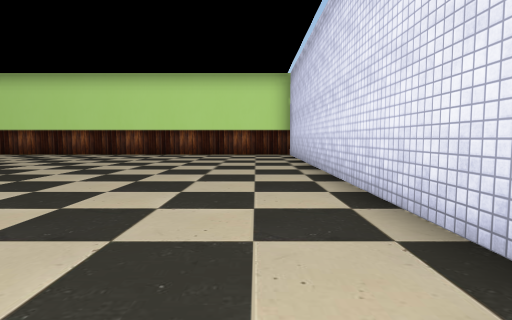
view 1 (above)

24 first-person views from a walk through a Unity game level. The camera is 1.2 m above the floor, tilts 4° down and sees 80° across. The floor is counted in squares, 2 m on a side. Each view is taken from the middle of a square. On the plan, view 1 faces up. The plan holds only what a view shows up to about 9 squares ahead; the rest is blank. The place goes on beyond the plan. The player character is not drawn. Some surface patterns are stand-ins.

view 2
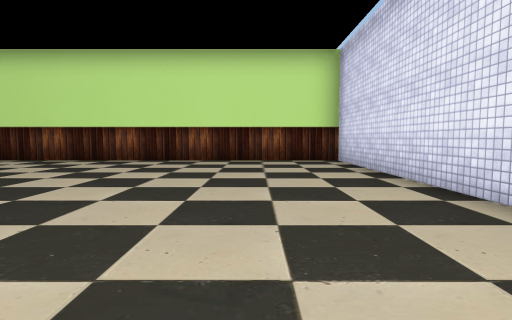

view 3
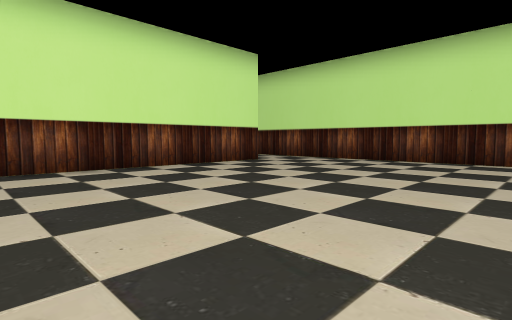

view 4
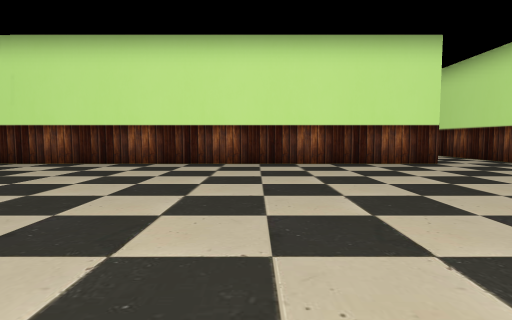

view 5
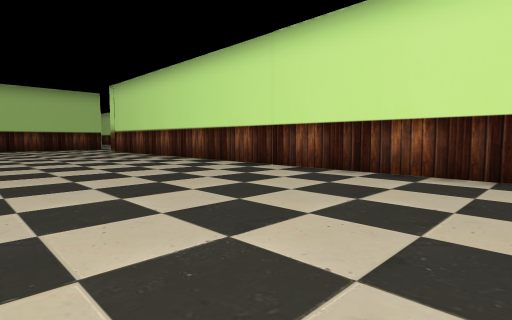

view 6
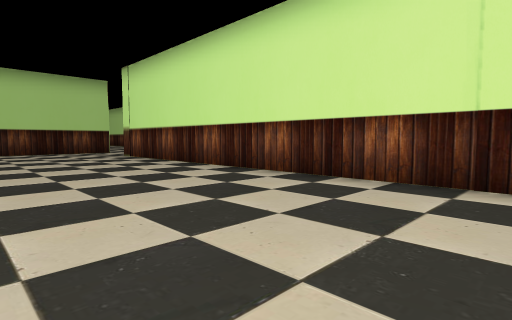

view 7
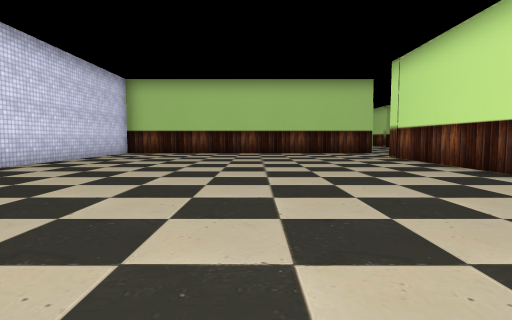

view 8
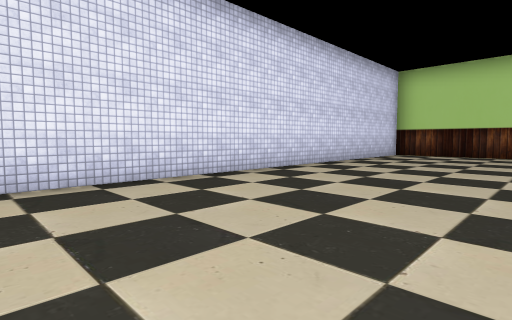

view 9
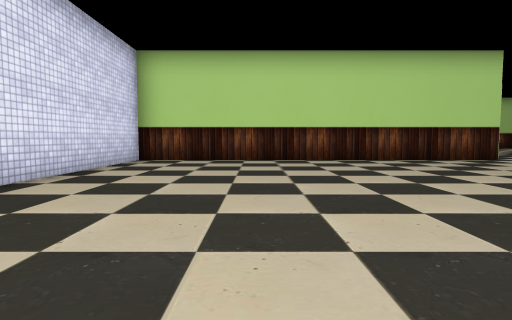

view 10
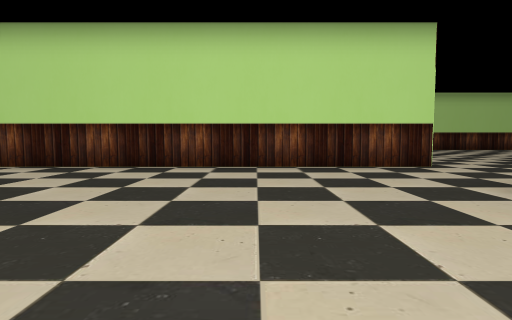

view 11
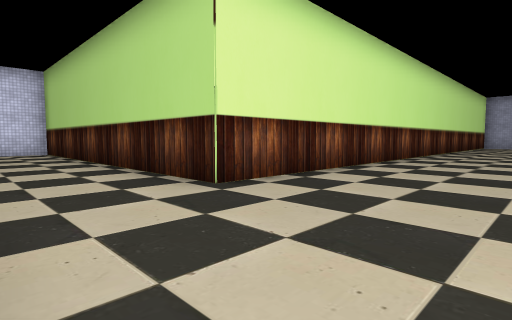

view 12
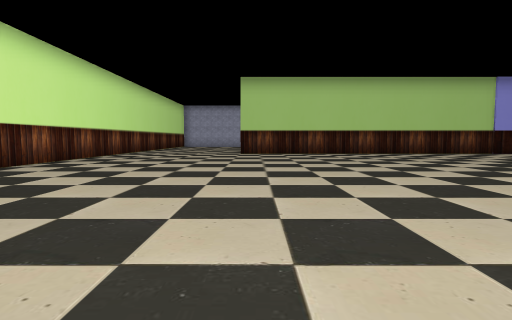

view 13
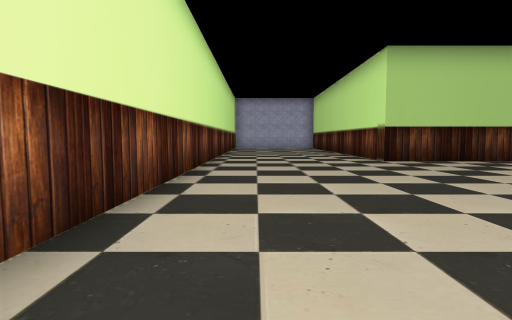

view 14
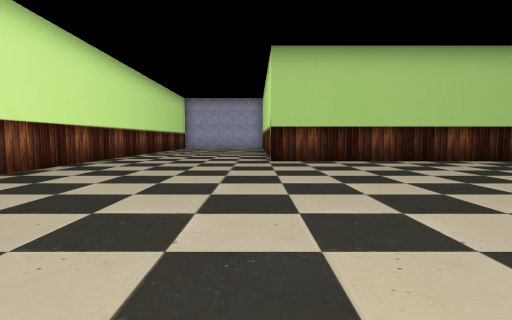

view 15
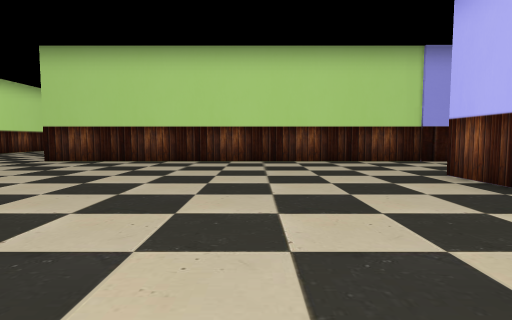

view 16
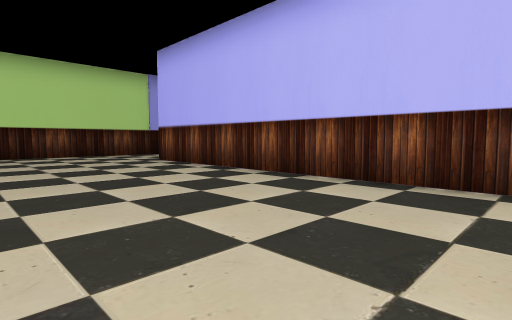

view 17
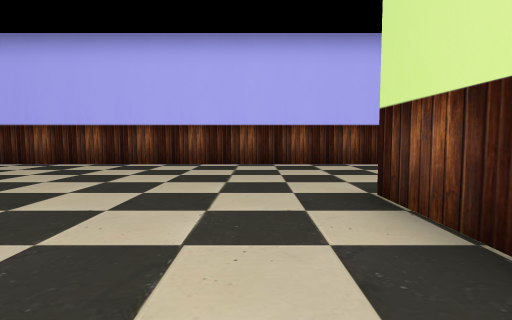

view 18
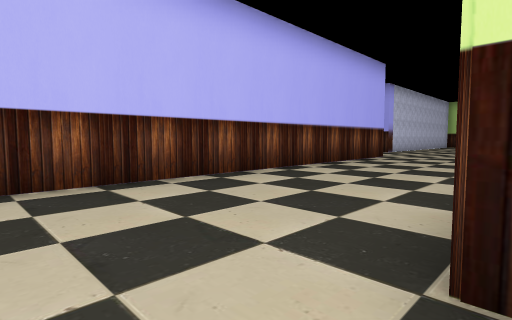

view 19
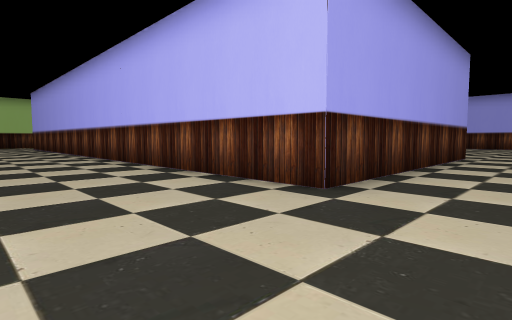

view 20
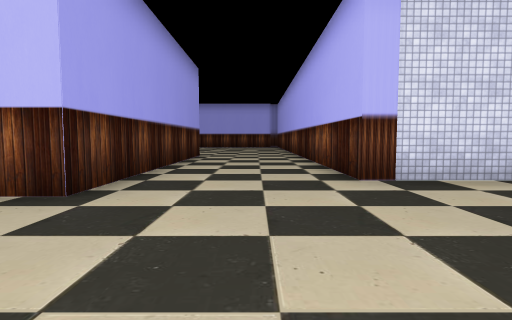

view 21
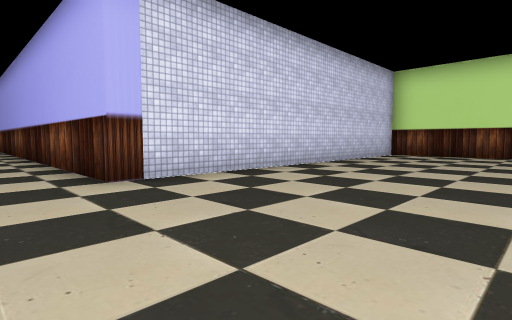

view 22
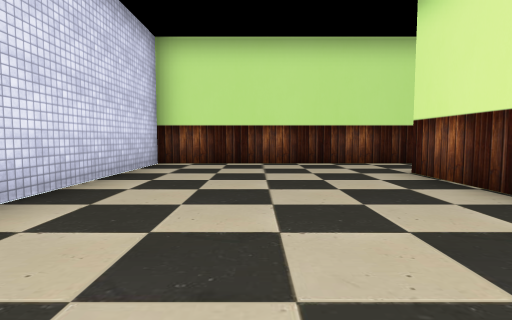

view 23
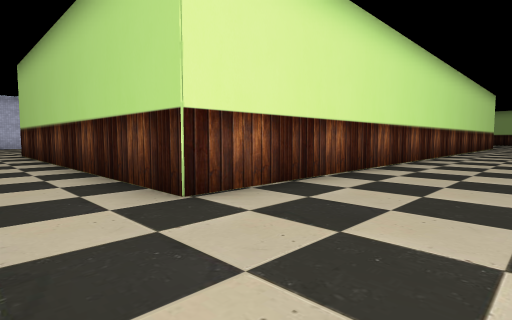

view 24
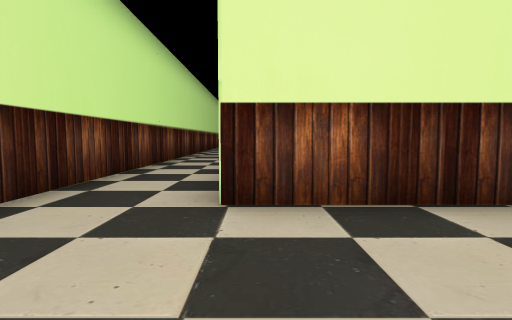

### Floor plan
Points are (right, up) in squares from view 1. A wall is a line through its corners. A room is listed if a view was taken in it or the views show most of it. See-through windows are left out.
Room 1 (views 1, 2, 3, 4, 5, 6, 7, 8, 9, 10)
walls: (1.3, 1.4) (1.3, 11.4) (-10.1, 11.4); (-8.2, 9.4) (-8.2, -10); (-12, 11.4) (-19.4, 11.4); (-8.8, -13.5) (1.3, -13.5) (1.3, -2.2); (-18.3, 9.3) (-9.9, 9.3)
ways out: opening at (-18.5, 10.5) to room 2; opening at (-8.7, -12) to room 2
Room 2 (views 11, 12, 13, 14, 15, 16, 17, 18, 19, 20, 21, 22, 23, 24)
walls: (-16.5, -10.7) (-18.4, -10.7); (-18.3, 0.9) (-18.3, 9.3); (-24.1, -23.1) (-13.4, -23.1) (-13.4, -24.1); (-29.8, -2) (-22.1, -2) (-22.1, -20); (-8.8, -24.1) (-8.8, -13.5); (-19.4, 11.4) (-23.4, 11.4) (-23.4, 1.5) (-30.2, 1.5)
ways out: opening at (-18.5, 10.5) to room 1; opening at (-8.7, -12) to room 1

Positions as (right, up) in squares from view 1, and headings:
1: (0, 0), facing up
2: (-1, 3), facing up
3: (-2, 3), facing up-left
4: (-1, 5), facing left
5: (-3, 4), facing down-left
6: (-4, 0), facing down-left
7: (-4, -1), facing down
8: (-3, -2), facing down-right
9: (-2, -5), facing down
10: (-5, -7), facing down
11: (-12, -11), facing down-right
12: (-14, -11), facing down
13: (-10, -15), facing down
14: (-13, -15), facing down
15: (-19, -15), facing down
16: (-18, -12), facing down-left
17: (-15, -12), facing left
18: (-18, -12), facing up-left
19: (-19, 0), facing down-left
20: (-19, 0), facing left
21: (-19, 0), facing up-left
22: (-21, 4), facing up
23: (-21, 11), facing down-right
24: (-21, 9), facing right
